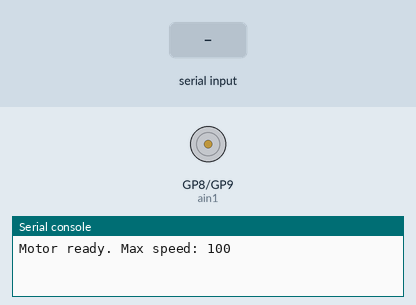
This program was run on a simulated Raspberry Pi Pico running MicroPython. On the bench: motor-driver pin pairs drawn as motors (green arrow = first pin HIGH = forward, orange = second pin HIGH = backward, longer = more drive), the last lines printed to the serial console. The test bench sets the inputs (shaded band).

Above: at 1.2 s.
1.3 s: "5\n" received over the second serial link
At 2.3 s:
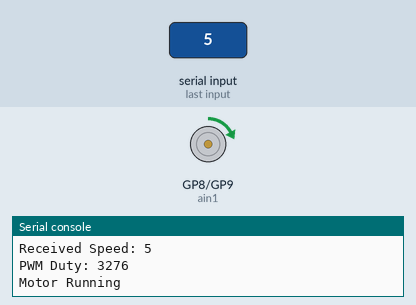
2.8 s: "90\n" received over the second serial link
At 3.5 s:
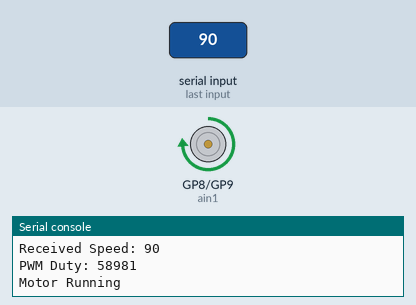
4.3 s: "0\n" received over the second serial link
At 4.6 s:
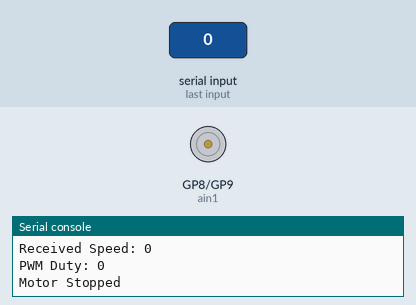
Timing chart, 0 to 7.3 s (numbered marks = the images above; inputs shaded):
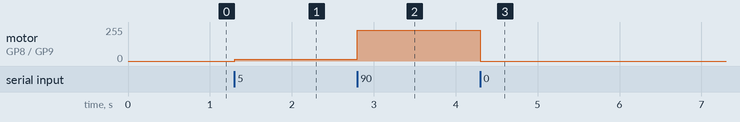

Measured:
- after the input at 1.3 s, motor on GP8 (ain1) / GP9 (ain2): stopped → forward 13/255 at once
- after the input at 2.8 s, motor on GP8 (ain1) / GP9 (ain2): forward 13/255 → forward 229/255 at once
- after the input at 4.3 s, motor on GP8 (ain1) / GP9 (ain2): forward 229/255 → stopped at once

The program:

drv8833.py
```python
"""Drive motor control through a DRV8833 on the Pico 2 W.  MicroPython.

Reads "speed,steering" lines from the Pi over UART and drives one motor forward.
The steering value is parsed and ignored - this module only drives.

Forward only. No reverse, no braking.

On the Pico:  run this file from Thonny.
On a laptop:  python3 -c "import drv8833; drv8833.selftest()"   (maths only)
"""

try:
    from machine import PWM, Pin, UART  # type: ignore
except ImportError:          # laptop: the conversion below is still testable
    PWM = Pin = UART = None

# --- Motor ------------------------------------------------------------------
AIN1_PIN = 8                # physical pin 11. PWM here = forward
AIN2_PIN = 9                # physical pin 12. Held low for forward

FREQ = 20_000               # 20 kHz: above hearing, so the motor does not whine

# Drop this to 40 or so for the first bench test, then raise it once the robot
# behaves. Nothing else needs changing.
MAX_SPEED = 100

# --- UART (same link as uart_test_pi.py) ------------------------------------
BAUD = 115200


def speed_to_duty(speed):
    """Speed 0-100 -> (clamped speed, PWM duty).

    Negative speeds clamp to 0, not to reverse: reverse is deliberately not
    implemented, so a bad value has to mean stop rather than something surprising.
    """
    speed = max(0, min(MAX_SPEED, speed))
    return speed, int(speed * 65535 / 100)


def main():
    ain1 = PWM(Pin(AIN1_PIN))
    ain1.freq(FREQ)
    ain2 = Pin(AIN2_PIN, Pin.OUT)

    # AIN2 low the whole time. Which of the two inputs carries the PWM is what
    # sets direction on a DRV8833 - there is no separate direction pin.
    ain2.value(0)
    ain1.duty_u16(0)
    uart = UART(0, baudrate=BAUD, tx=Pin(0), rx=Pin(1))
    print("Motor ready. Max speed:", MAX_SPEED)

    buffer = b""
    while True:
        if uart.any():
            buffer += uart.read()

            # A read can hold half a line or several lines, so drain whole ones.
            while b"\n" in buffer:
                line, buffer = buffer.split(b"\n", 1)

                try:
                    values = [int(v) for v in line.decode().strip().split(",")]
                    speed = values[0]            # values[1] is steering, ignored here
                except (ValueError, IndexError, UnicodeError):
                    print("Ignored:", line)
                    continue

                speed, duty = speed_to_duty(speed)
                ain1.duty_u16(duty)

                print("Received Speed:", speed)
                print("PWM Duty:", duty)
                print("Motor Running" if speed else "Motor Stopped")

        if len(buffer) > 200:
            buffer = b""


def selftest():
    assert speed_to_duty(0) == (0, 0)
    assert speed_to_duty(100) == (100, 65535)

    # reverse is not implemented, so anything negative must mean stop
    assert speed_to_duty(-1) == (0, 0)
    assert speed_to_duty(-100) == (0, 0)

    # out of range clamps instead of overflowing the duty register
    assert speed_to_duty(255) == speed_to_duty(MAX_SPEED)
    assert speed_to_duty(MAX_SPEED)[1] <= 65535

    # faster in always means a bigger duty out
    duties = [speed_to_duty(s)[1] for s in range(0, 101, 10)]
    assert duties == sorted(duties) and len(set(duties)) == len(duties)

    print("selftest ok  30% ->", speed_to_duty(30)[1],
          " 50% ->", speed_to_duty(50)[1], " 100% ->", speed_to_duty(100)[1])


if __name__ == "__main__":
    main()
```
